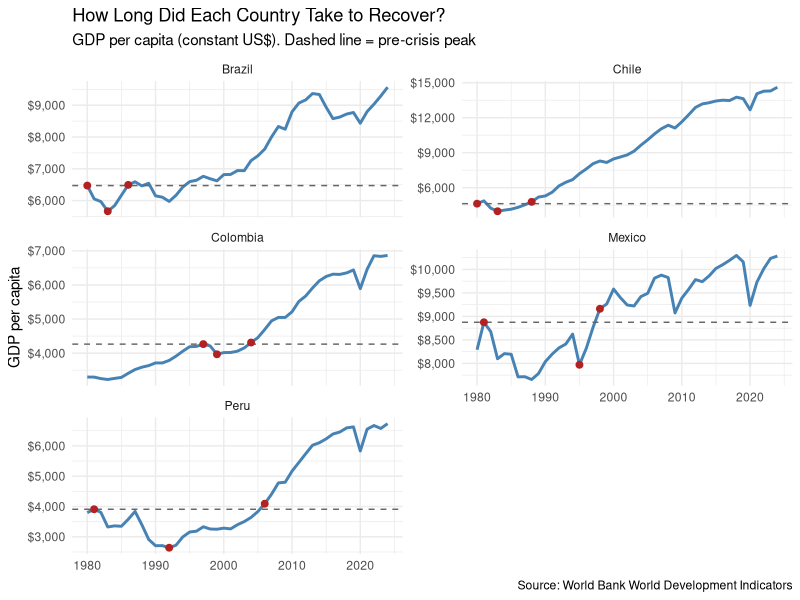
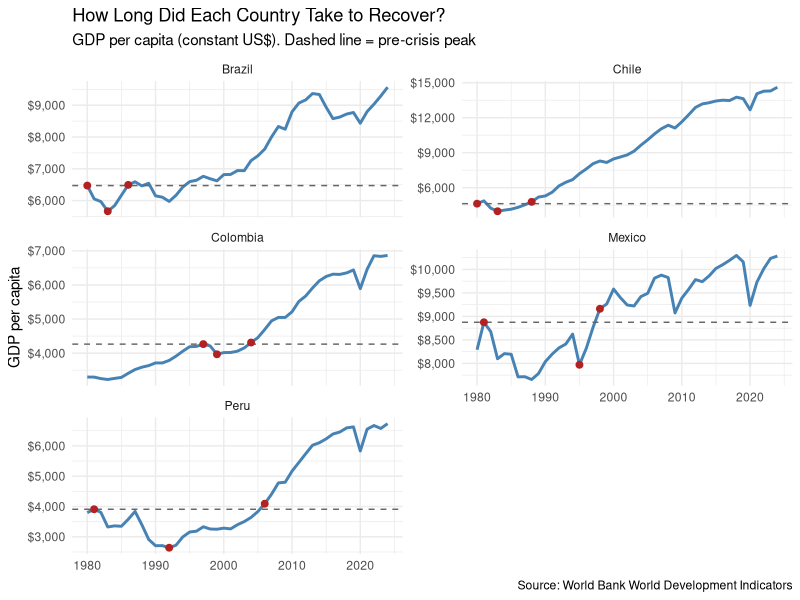

Source code (R) for these figures, in order:
library(tidyverse)
latam <- read_csv("data/latam_wdi.csv", show_col_types = FALSE)

# Each country's crisis years
crises <- tribble(
  ~country,   ~crisis_start, ~crisis_end,
  "Peru",     1988, 1995,
  "Mexico",   1994, 1996,
  "Colombia", 1998, 2000,
  "Chile",    1981, 1984,
  "Brazil",   1981, 1984
)

# Peak, bottom and recovery for one country
recovery_stats <- function(country, crisis_start, crisis_end) {
  one <- latam %>% filter(country == !!country) %>% arrange(year)
  peak   <- one %>% filter(year < crisis_start) %>% slice_max(gdp_per_capita, n = 1)
  bottom <- one %>% filter(year >= crisis_start, year <= crisis_end) %>% slice_min(gdp_per_capita, n = 1)
  back   <- one %>% filter(year > bottom$year, gdp_per_capita >= peak$gdp_per_capita) %>% slice_min(year, n = 1)
  tibble(country, peak_year = peak$year, bottom_year = bottom$year,
         recovery_year = back$year,
         drop_pct = round((bottom$gdp_per_capita - peak$gdp_per_capita) / peak$gdp_per_capita * 100, 1),
         years_to_recover = back$year - peak$year)
}

# Run it for all five countries
results <- pmap_dfr(crises, recovery_stats)
print(results)

# Chart
key_points <- results %>%
  select(country, peak_year, bottom_year, recovery_year) %>%
  pivot_longer(-country, values_to = "year") %>%
  inner_join(latam, by = c("country", "year"))

peaks <- key_points %>% filter(name == "peak_year")

p <- ggplot(latam, aes(x = year, y = gdp_per_capita)) +
  geom_line(linewidth = 1, color = "steelblue") +
  geom_hline(data = peaks, aes(yintercept = gdp_per_capita),
             linetype = "dashed", color = "gray40") +
  geom_point(data = key_points, color = "firebrick", size = 2) +
  facet_wrap(~ country, ncol = 2, scales = "free_y") +
  scale_y_continuous(labels = scales::dollar) +
  labs(title = "How Long Did Each Country Take to Recover?",
       subtitle = "GDP per capita (constant US$). Dashed line = pre-crisis peak",
       x = NULL, y = "GDP per capita",
       caption = "Source: World Bank World Development Indicators") +
  theme_minimal()

print(p)
ggsave("figures/latam_comparison.png", p, width = 9, height = 8, dpi = 300)
